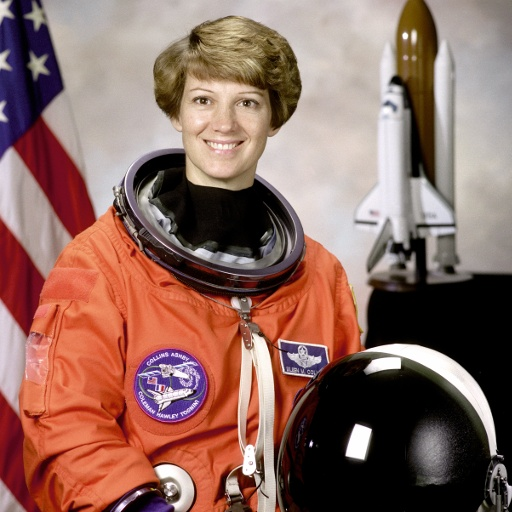
%> input picture examples/astronaut.jpg, 512 x 512 px
$ octave --eval "result = face_detect;"   (GNU Octave 9; MATLAB toolbox functions it lacks are replaced by stand-ins)
%> lines starting %> are read from the running program, lines starting %| are printed output that depends on the picture; in (x1, y1, x2, y2) boxes, pixels count from 0 and x2, y2 are one past the last pixel; in counts of white or black regions, pixels touching at a corner belong together; the program's own positions count from 1
function bboxes = face_detect(imagePath, outPath)
%FACE_DETECT Face and eye detection with the Viola-Jones detector.
%   bboxes = face_detect('../examples/astronaut.jpg')
%   bboxes = face_detect('group.jpg', 'result.jpg')
%   face_detect('webcam')   % live camera (needs MATLAB Support Package for USB Webcams)
%
%   Requires: Computer Vision Toolbox.

if nargin < 1, imagePath = fullfile(fileparts(fileparts(mfilename('fullpath'))), 'examples', 'astronaut.jpg'); end
if nargin < 2, outPath = 'result.jpg'; end

faceDet = vision.CascadeObjectDetector('FrontalFaceCART', 'MergeThreshold', 5, 'MinSize', [40 40]);
eyeDet  = vision.CascadeObjectDetector('EyePairBig');

if strcmpi(imagePath, 'webcam')
    cam = webcam();
    fig = figure('Name', 'Face detection (close window to stop)');
    while ishandle(fig)
        frame = snapshot(cam);
        imshow(annotate(frame, faceDet, eyeDet));
        drawnow;
    end
    clear cam;
    bboxes = [];
    return;
end

img = imread(imagePath);
%> img is the input picture: size 512x512x3 uint8; mean R, G, B 141.5, 105.8, 96.5
[out, bboxes] = annotate(img, faceDet, eyeDet);
% [4 lines not run here, left out]
function [out, bboxes] = annotate(img, faceDet, eyeDet)
bboxes = faceDet(img);
%> bboxes = [178 67 96 96]
out = img;
if isempty(bboxes), return; end
out = insertObjectAnnotation(out, 'rectangle', bboxes, 'face', 'Color', 'green', 'LineWidth', 2);
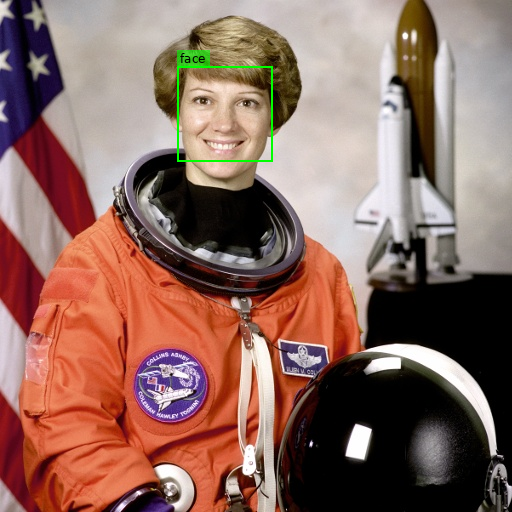
%> out: size 512x512x3 uint8; 0.49% of pixels changed, all inside (x1, y1, x2, y2) = (177, 50, 273, 162)
for k = 1:size(bboxes, 1)
    roi = imcrop(img, bboxes(k, :));
    eyes = eyeDet(roi);
    if ~isempty(eyes)
        eyes(:, 1:2) = eyes(:, 1:2) + bboxes(k, 1:2) - 1;
        out = insertShape(out, 'rectangle', eyes, 'Color', 'cyan');
    end
end
%> this loop made 1 pass
%> pass 1, in annotate, `roi = imcrop(img, bboxes(k, :));`:
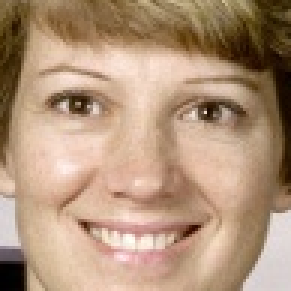
%> roi: size 97x97x3 uint8 (shown 3 times larger); mean R, G, B 178.2, 148.5, 122.8
end
%> (the run ends here)
